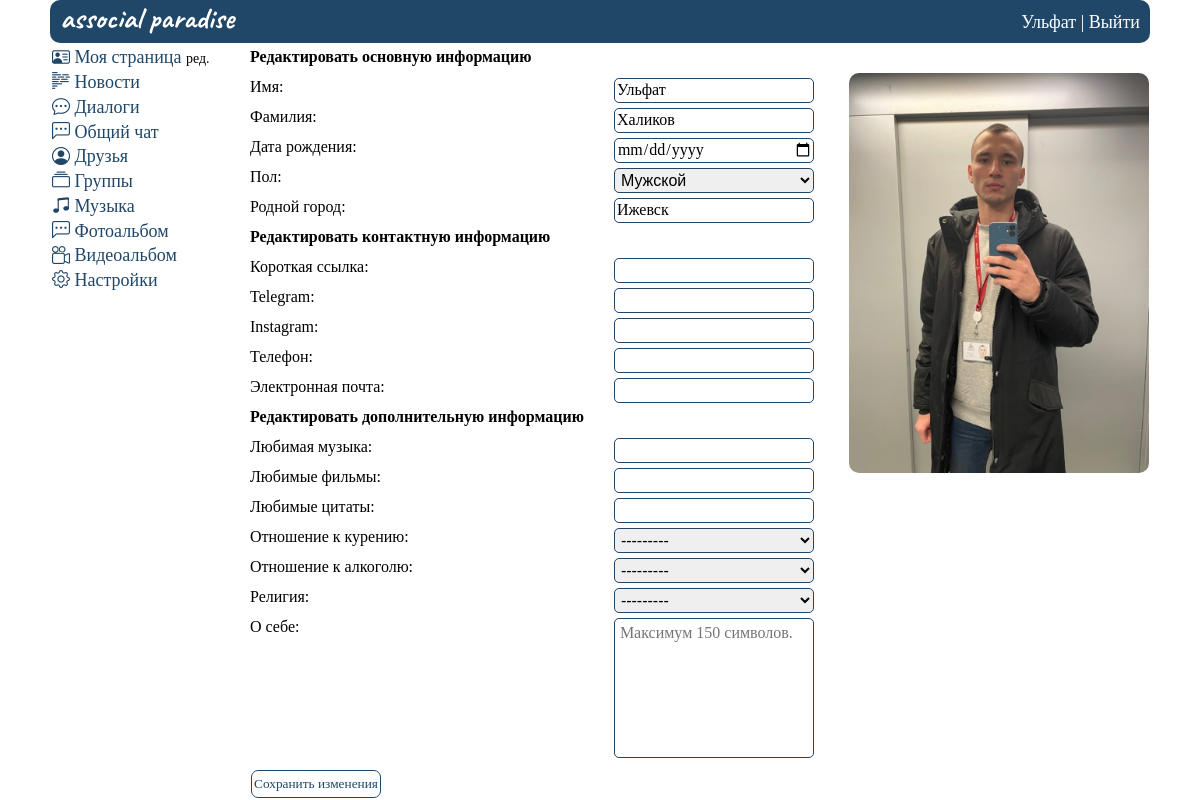
The app's page /id2/update (signed in), older data.
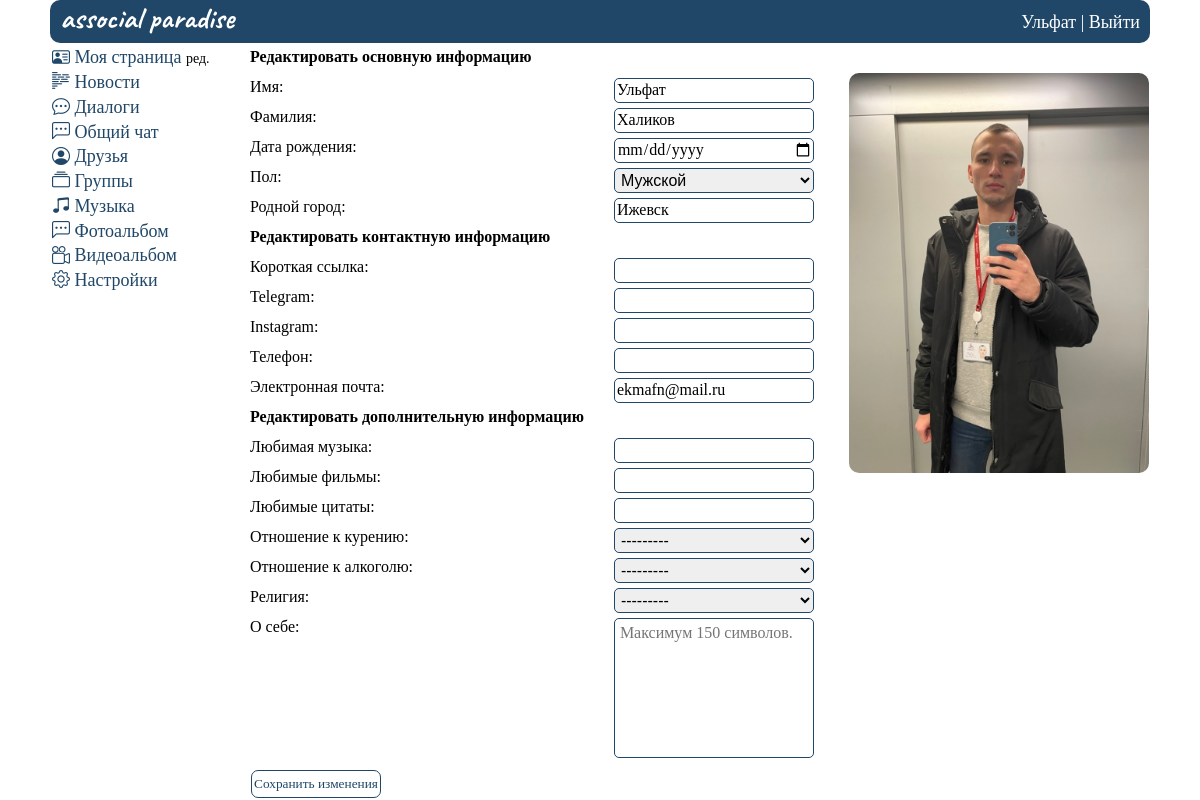
The same page, newer data.
### mysite/models.py (models this page shows, shortened)
class UserProfile(models.Model):
    ciggar_choices = [
        ('p', 'Положительное'),
        ('n', 'Отрицательное'),
    ]
    alco_choices = [
        ('p', 'Положительное'),
        ('n', 'Отрицательное'),
    ]
    gender_choices = [
        ('m', 'Мужской'),
        ('w', 'Женский'),
    ]
    religion_choices = [
        ('chr', 'Христианство'),
        ('isl', 'Ислам'),
        ('ind', 'Индуизм'),
        ('bdm', 'Буддизм'),
        ('iud', 'Иудаизм'),
        ('atm', 'Атеизм'),
    ]
    user = models.OneToOneField(User, on_delete=models.CASCADE)
    avatar = models.ImageField(
        upload_to="mysite/static/images/personal_photos/", blank=True, verbose_name='Аватарка',
        default='mysite/static/images/icons/none_avatar.png')
    first_name = models.CharField(max_length=20, blank=True, null=True, verbose_name='Имя')
    last_name = models.CharField(max_length=20, blank=True, null=True, verbose_name='Фамилия')
    birthdate = models.DateField(blank=True, null=True, verbose_name='Дата рождения')
    gender = models.CharField(max_length=1, blank=True, null=True, choices=gender_choices, verbose_name='Пол')
    hometown = models.CharField(max_length=30, blank=True, null=True, verbose_name='Родной город')
    fav_music = models.CharField(max_length=30, blank=True, null=True, verbose_name='Любимая музыка')
    fav_movies = models.CharField(max_length=30, blank=True, null=True, verbose_name='Любимые фильмы')
    fav_quotes = models.CharField(max_length=30, blank=True, null=True, verbose_name='Любимые цитаты')
    ciggar = models.CharField(max_length=1, blank=True, null=True, choices=ciggar_choices,
                              verbose_name='Отношение к курению')
    alco = models.CharField(max_length=1, blank=True, null=True, choices=alco_choices,
                            verbose_name='Отношение к алкоголю')
    religion = models.CharField(max_length=3, blank=True, null=True, choices=religion_choices, verbose_name='Религия')
    about = models.TextField(max_length=150, blank=True, null=True, verbose_name='О себе')
    plink = models.CharField(max_length=10, blank=True, null=True, verbose_name='Короткая ссылка')
    telegram = models.CharField(max_length=30, blank=True, null=True, verbose_name='Telegram')
    instagram = models.CharField(max_length=30, blank=True, null=True, verbose_name='Instagram')
    email = models.EmailField(max_length=30, blank=True, null=True, verbose_name='Почта')
    phone = models.CharField(max_length=12, blank=True, null=True, verbose_name='Телефон')
    class Meta:
        verbose_name_plural = 'Информация о пользователях'

### mysite/views.py (the view)
# urls.py: path('id<int:pk>/update', UpdateUser.as_view(), name='update_user'), #Изменить свою страницу
class UpdateUser(UpdateView):
    model = UserProfile
    template_name = 'change.html'
    form_class = UserProfileForm
    def get_context_data(self, *, object_list=None, **kwargs):
        context = super().get_context_data(**kwargs)
        context['userid'] = getAuthUser(self.request)
        context['personal_data'] = getUser(context['userid'])
        return context

### mysite/forms.py
class UserProfileForm(ModelForm):
    class Meta:
        model = UserProfile
        fields = ['avatar', 'first_name', 'last_name', 'birthdate', 'gender', 'hometown', 'fav_music', 'fav_movies',
                  'fav_quotes', 'ciggar', 'alco', 'religion', 'about', 'plink', 'telegram', 'instagram', 'phone',
                  'email']
        widgets = {
            "about": Textarea(attrs={
                'placeholder': 'Максимум 150 символов.',
            }),
            "avatar": FileInput(attrs={
                'style': 'display: none',
            }),
            "birthdate": DateInput(attrs={
                'type': 'date'
            }),
        }

### mysite/views.py (called while the page is built)
def getAuthUser(request):
    return request.session.get('is_auth', False)

def getUser(userid):
    return UserProfile.objects.get(user_id=userid)

### mysite/templates/change.html (shortened to what the changed rows need)
{% extends 'base.html' %}
{% load static %}
{%block content%}
<div class="wrapper_change">
    {% include "header.html" %}
    <div class="rows_change">
            {% include "menu.html" %}
        <div class="col2_change">
                <form method="post" class="change_content_form" enctype="multipart/form-data">
                    <div class="change__data">
                        <div class="change__values">
                            <div class="change__main">
                                <div class="change__input">{{ form.avatar }}
                                <div class="change__input">{{ form.first_name }} </div>
                                <div class="change__input">{{ form.last_name }}</div>
                                <div class="change__input">{{ form.birthdate }}</div>
                                <div class="change__input">{{ form.gender }}</div>
                                <div class="change__input">{{ form.hometown }}</div>
                            </div>
                            <div class="change__contacts">
                                <div class="change__input">{{ form.plink }}</div>
                                <div class="change__input">{{ form.telegram }}</div>
                                <div class="change__input">{{ form.instagram }}</div>
                                <div class="change__input">{{ form.phone }}</div>
                                <div class="change__input">{{ form.email }}</div>
                            </div>
                            <div class="change__additionally">
                                <div class="change__input">{{ form.fav_music }}</div>
                                <div class="change__input">{{ form.fav_movies }}</div>
                                <div class="change__input">{{ form.fav_quotes }}</div>
                                <div class="change__input">{{ form.ciggar }}</div>
                                <div class="change__input">{{ form.alco }}</div>
                                <div class="change__input">{{ form.religion }}</div>
                                <div class="change__input">{{ form.about }}</div>
                            </div>
                        </div>
                    </div>
                        <div class="change__avatar">
                            <label for="id_avatar">
                                {% if personal_data.avatar %}
                                <img src="{% static personal_data.avatar|cut:'mysite/static' %}">
                                {% else %}
                                <img src="{% static 'images/icons/none_avatar.png' %}">
                                {% endif %}
                            </label>
                        </div>
                    </div>
                </form>
        </div>
    </div>
</div>
{%endblock%}

### mysite/templates/header.html
{%extends 'base.html'%}
{% load static %}
{%block content%}
<header class="header">
      <ul class="header__sidebar">
        <li class="header__logo"><a href="{% url 'home' %}">associal paradise</a></li>
        <li class="header__item"><a href="{% url 'home' %}">{{personal_data.first_name}}</a> | <a type="submit" href="{% url 'out' %}">Выйти</a></li>
      </ul>
 </header>
{%endblock%}

Row changes from the older to the newer data that the page shows:
changed UserProfile "Ульфат": email (not shown) → "ekmafn@mail.ru"
